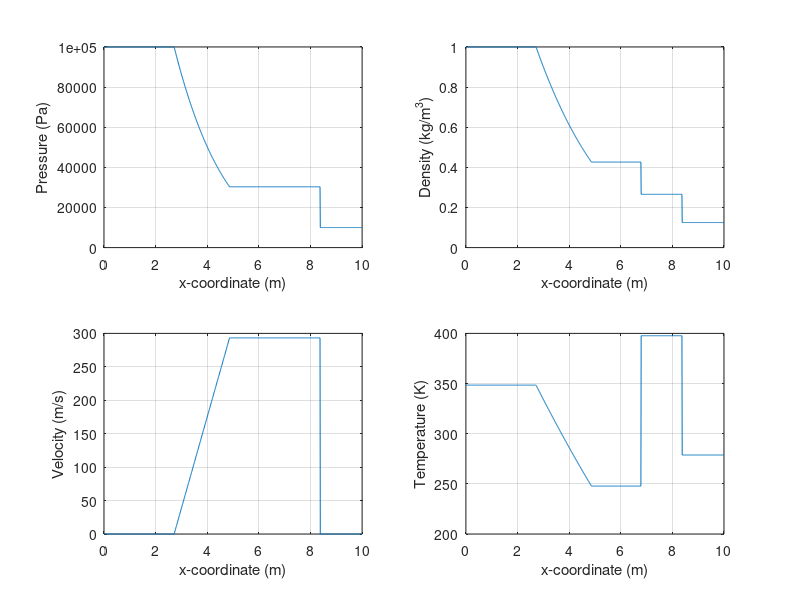

Recreate this plot in MATLAB. (Note: this script raises an error after producing the figure.)
tic

% Given Parameters
gam = 1.4;
R = 287; % J/kg-K
k = 2.63*10^-2; % W/m-K
mu = 1.79*10^-5; % N-s/m^2
Pr = 0.7;
t = 6.1 * 10^-3; % s 

p_1 = 10^4; % Pa
p_4 = 10^5; % Pa

p_r = 3.031; % p_2 / p_1

rho_1 = 0.125; % kg/m^3
rho_4 = 1; % kg/m^3

u_1 = 0; % m/s
u_4 = 0; % m/s

L_x = 10; % m
x_mid = 5; %m m
N = 1001;
x = linspace(0,L_x,N);

% Speed of sound for State 1 and 4
T_1 = p_1 / (rho_1 * R);
T_4 = p_4 / (rho_4 * R);
a_1 = sqrt(gam * R * T_1);
a_4 = sqrt(gam * R * T_4);

% State 2
p_2 = p_r * p_1;
alpha = (gam + 1) / (gam - 1);
rho_2 = rho_1 * (1 + alpha * p_r) / (alpha + p_r);
u_2 = u_1 + (a_1 * (p_r - 1)/(1 + alpha * p_r) ^ (1/2) * 1 / sqrt(gam * (gam -1) / 2));
a_2 = a_1 * sqrt(p_r * (alpha + p_r) / (1 + alpha * p_r));
T_2 = p_2 / (rho_2 * R);

% State 3
p_3 = p_2;
u_3 = u_2;
rho_3 = (p_3 / p_4 * rho_4 ^ gam) ^ (1 / gam);
T_3 = p_3 / (rho_3 * R);
a_3 = a_4 - (gam - 1) / 2 * u_3;

% Shock Speed
W = u_1 + (p_r - 1) * a_1 ^ 2 / (gam * (u_2 - u_1));

% Region Cutoffs
x_shock = x_mid + W * t;
x_left = x_mid - a_4 * t;
x_right = x_mid + (u_3 - a_3) * t;
x_contact = x_mid + u_2 * t;

% Initialize vectors
P = zeros(1,N); 
rho = zeros(1,N); 
u = zeros(1,N);
T = zeros(1,N);

for i = 1:N
    x_i = x(i);
    if x_i <= x_left % Region 4
        P(i) = p_4;
        rho(i) = rho_4;
        u(i) = u_4;
        T(i) = T_4;
    elseif x_i <= x_right % Expansion Fan Region
        u(i) = 2 / (gam + 1) * (a_4 + (x(i) - x_mid) / t);
        rho(i) = rho_4 * (1 - (gam - 1) / 2 * (u(i) / a_4)) ^ (2 / (gam - 1));
        T(i) = T_4 * (1 - (gam - 1) / 2 * (u(i) / a_4)) ^ 2;
        P(i) = rho(i) * R * T(i);
    elseif x_i <= x_contact % Region 3
        P(i) = p_3;
        rho(i) = rho_3;
        u(i) = u_3;
        T(i) = T_3;
    elseif x_i <= x_shock % Region 2
        P(i) = p_2;
        rho(i) = rho_2;
        u(i) = u_2;
        T(i) = T_2;
    else % Region 1
        P(i) = p_1;
        rho(i) = rho_1;
        u(i) = u_1;
        T(i) = T_1;
    end
end

% Plotting
subplot(2,2,1); 
plot(x, P); 
xlabel('x-coordinate (m)'); 
ylabel('Pressure (Pa)'); grid on;

subplot(2,2,2); 
plot(x, rho); 
xlabel('x-coordinate (m)'); 
ylabel('Density (kg/m^3)'); 
grid on;

subplot(2,2,3); 
plot(x, u); 
xlabel('x-coordinate (m)'); 
ylabel('Velocity (m/s)'); 
grid on;

subplot(2,2,4); 
plot(x, T); 
xlabel('x-coordinate (m)'); 
ylabel('Temperature (K)'); 
grid on;

sgtitle(sprintf('Shock Tube Flow \n(Solution at t = %.1f ms)', t * 1000))

toc
